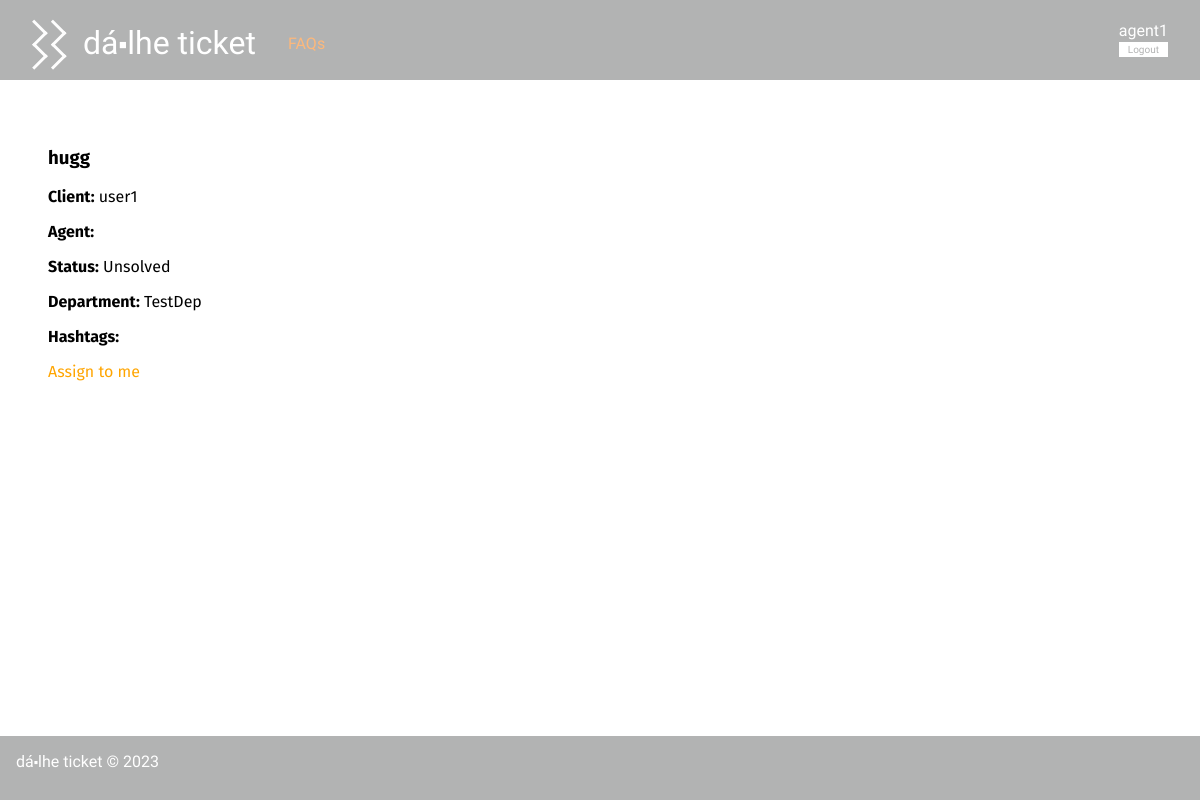
Before: /pages/ticket.php?id=2 (signed in) with the older database file.
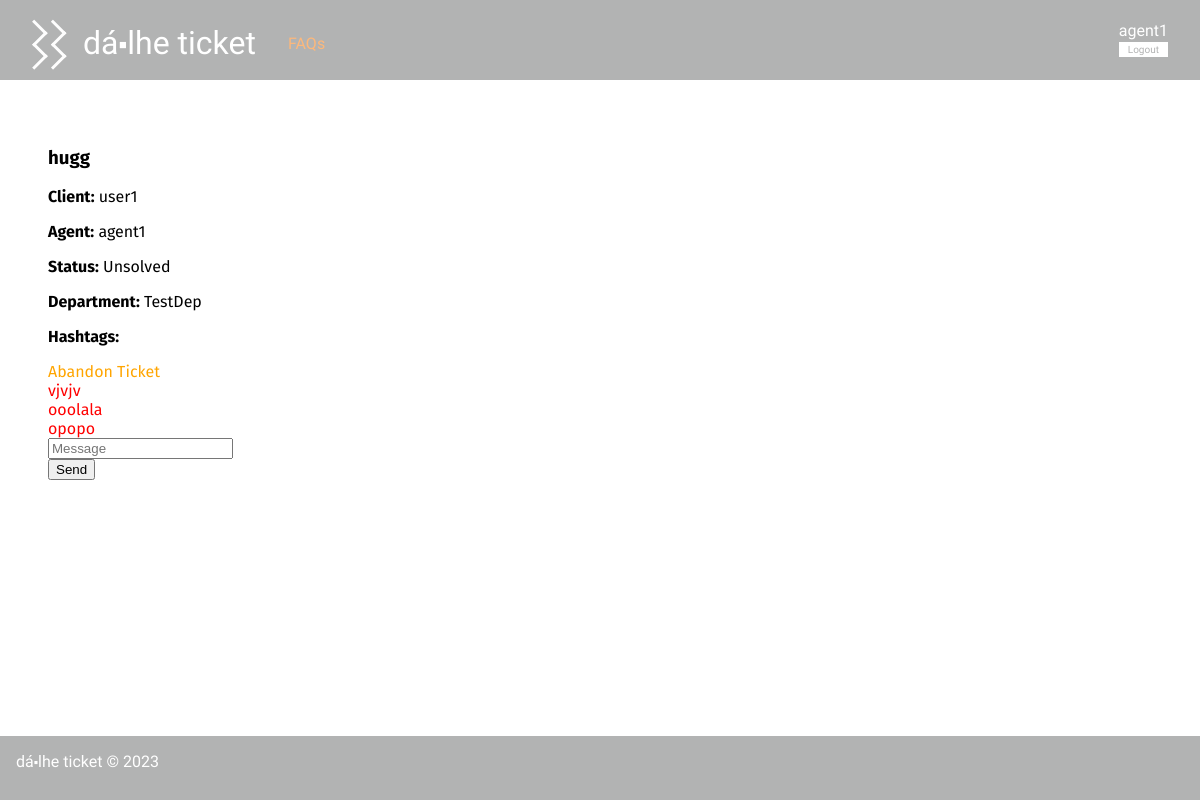
After: the same page with the newer database file.
### tables this page shows
CREATE TABLE Ticket(
   id integer primary key autoincrement,
   title varchar(60) not null,
   client varchar(20) not null,
   agent varchar(20),
   status varchar(10) not null,
   department varchar(20),
   foreign key (client) references User(username),
   foreign key (agent) references User(username),
   foreign key (department) references Department(name)
);

CREATE TABLE Message(
   id integer primary key autoincrement,
   ticketId integer not null,
   isFromClient boolean not null,
   message text not null,
   foreign key (ticketId) references Ticket(id)
);

### pages/ticket.php (called while the page is built, shortened)
<?php
    require_once(__DIR__ . '/../database/connection.db.php');
    require_once(__DIR__ . '/../database/ticket.class.php');
    require_once(__DIR__ . '/../templates/common.tpl.php');
    require_once(__DIR__ . '/../templates/ticket.tpl.php');
    require_once(__DIR__ . '/../utils/session.php');
    $db = getDatabaseConnection();
    $ticket = Ticket::getTicketById($db, intval($_GET['id']));
    drawTicket($db, $ticket);
?>

### database/ticket.class.php (called while the page is built, shortened)
<?php
    class Ticket {
        public function __construct(int $id, string $title, string $client, ?string $agent, string $status, string $department) {
            $this->id = $id;
            $this->title = $title;
            $this->client = $client;
            $this->agent = $agent;
            $this->status = $status;
            $this->department = $department;
        }
        static public function getTicketById(PDO $db, int $id) : Ticket {
            $stmt = $db->prepare('SELECT * from Ticket WHERE id = ?');
            $stmt->execute(array($id));
            $line = $stmt->fetchAll()[0];
            $ticket = new Ticket(
                $line['id'],
                $line['title'],
                $line['client'],
                $line['agent'],
                $line['status'],
                $line['department'],
            );
            return $ticket;
        }
    }
?>

### utils/session.php (called while the page is built, shortened)
<?php
  class Session {
    public function getName() : ?string {
      return isset($_SESSION['name']) ? $_SESSION['name'] : null;
    }
  }
?>

### database/message.class.php (called while the page is built, shortened)
<?php
  require_once(__DIR__ . '/../utils/session.php');
  class Message{
    public function __construct(int $id, int $ticketId, bool $isFromClient, string $message){
      $this->message = $message;
    }
    public function isMine(PDO $db){
      $session = new Session();
      $stmt = $db->prepare('
            SELECT client
            FROM Ticket
            WHERE id = ?
        ');
        $stmt->execute(array($ticketId));
      $ret = ($stmt->fetchAll()[0]['client'] == $session->getName());
      return $ret;
    }
    static public function getAllMessagesFromTicket(PDO $db, int $id) : array {
        $stmt = $db->prepare('
            SELECT m.id, m.ticketId, m.isFromClient, m.message
            FROM Message m JOIN Ticket t
            ON m.ticketId = t.id
            WHERE t.id = ?
        ');
        $stmt->execute(array($id));
        $messages = array();
        while($message = $stmt->fetch()){
            $messages[] = new Message(
            $message['id'],
            $message['ticketId'],
            $message['isFromClient'] == 1,
            $message['message']
            );
        }
        return $messages;
    }
  }
?>

### templates/ticket.tpl.php (the view, shortened to what this page needs)
<?php
    require_once(__DIR__ . '/../database/ticket.class.php');
    require_once(__DIR__ . '/../database/message.class.php');
?>
<?php function drawTicket(PDO $db, Ticket $ticket) {
    $session = new Session();
    ?>
    <h3><?= $ticket->title ?></h3>
    <div class="ticket_client"><span class="bold">Client:</span> <?= $ticket->client ?></div>
    <?php if($ticket->agent !== null) { ?>
        <div class="ticket_agent"><span class="bold">Agent:</span> <?= $ticket->agent ?></div>
    <?php } ?>
    <div class="ticket_status"><span class="bold">Status:</span> <?= $ticket->status ?></div>
    <div class="ticket_department"><span class="bold">Department:</span> <?= $ticket->department ?></div>
    <div class="ticket_hashtags"><span class="bold">Hashtags: </span>
    </div>
    <?php if($ticket->agent == $session->getName()) { ?>
        <a href=<?=("../actions/action_abandon_ticket.php?id=" . $ticket->id)?>>
            Abandon Ticket
        </a>
    <?php
        } else if($ticket->status == 'Unsolved' && $ticket->agent == null) {
            $session = new Session();
    ?>
        <a href=<?=("../actions/action_assign_ticket.php?id=" . $ticket->id . "&agent=" . $session->getName())?>>
            Assign to me
        </a>
    <?php
        }
        if($session->getName() == $ticket->agent || $session->getName() == $ticket->client) {
    ?>
    <div class="ticket_messages">
        <?php foreach(Message::getAllMessagesFromTicket($db, $ticket->id) as $message) { ?>
            <div class="ticket_message <?= $message->isMine($db) ? 'right' : 'left' ?>">
                <div class="ticket_message_text"><?= $message->message ?></div>
            </div>
        <?php } ?>
        <form class="send_message" action="../actions/action_send_message.php" method=post>
            <input type="text" name="message" placeholder="Message">
            <input type="submit" value="Send">
        </form>
    </div>
<?php
    }
}
?>

Changed rows visible on the page:
changed ticket "hugg": agent (not shown) → "agent1"
now on this page (row unchanged): message: message "vjvjv"
added message: message "ooolala"
added message: message "opopo"
Other visible differences:
form field value: (not shown) → "Send"
text no longer shown: "Assign to me"
text now shown: "Abandon Ticket"
